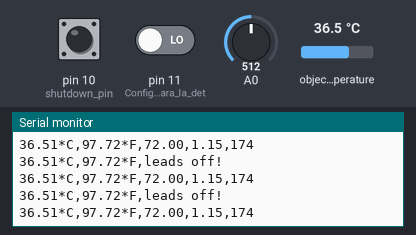
Bench run of a sketch on a simulated Arduino Uno, built with avr-gcc and run on an emulated ATmega328P. Shown: the last lines printed to the serial monitor. The test bench sets the inputs (shaded band); at power-on: object temperature 36.5 °C, pin 10 (shutdown_pin) HIGH, pin 11 (Configuración_para_la_det) LOW, A0 = 512.

Above: at 1.2 s.
1.3 s: object temperature set to 39 °C
At 2.4 s:
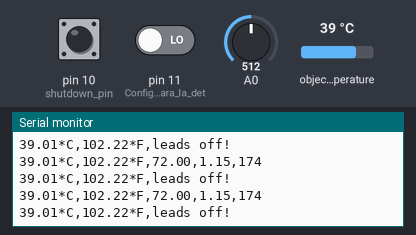
4.3 s: pin 10 (shutdown_pin) pulled LOW for 0.15 s
7.4 s: pin 10 (shutdown_pin) pulled LOW for 1 s
At 7.75 s:
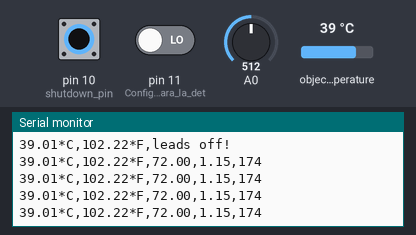
11.4 s: object temperature set to 20 °C
At 12.2 s:
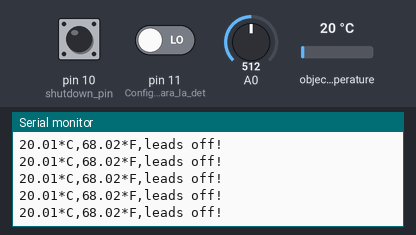
14.4 s: object temperature set to 44 °C
At 15.3 s:
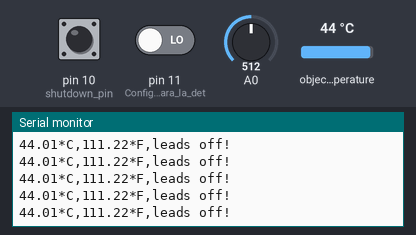
17.4 s: pin 10 (shutdown_pin) pulled HIGH for 0.15 s
At 17.79 s:
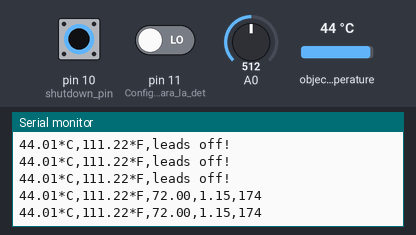
Timing chart, 0 to 20.4 s (numbered marks = the images above; inputs shaded):
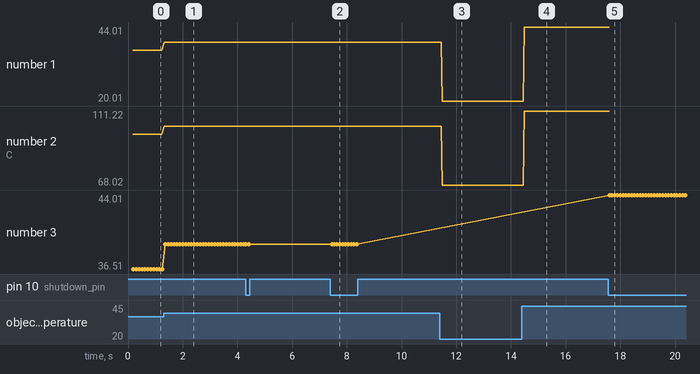

Measured:
- after the input at 1.3 s, the serial monitor: prints a new line at once (image 1)
- after the input at 11.4 s, the serial monitor: prints a new line after 0.08 s (image 3)
- after the input at 14.4 s, the serial monitor: prints a new line after 0.08 s (image 4)
- after the input at 17.4 s, the serial monitor: prints a new line after 0.22 s (image 5)
- plotted number 1: 36.51 → 39.01 after the input at 1.3 s, 39.01 → 20.01 after the input at 11.4 s, 20.01 → 44.01 after the input at 14.4 s
- plotted number 2: 97.72 → 102.22 after the input at 1.3 s, 102.22 → 68.02 after the input at 11.4 s, 68.02 → 111.22 after the input at 14.4 s
- plotted number 3: 36.51 → 39.01 after the input at 1.3 s

The sketch:

Ahora_si_pu_eta.ino
```cpp
#include <Adafruit_MLX90614.h>

Adafruit_MLX90614 mlx = Adafruit_MLX90614();

long instance1=0, timer;

double hrv =0, hr = 72, interval = 0;

int value = 0, count = 0;

bool flag = 0;

#define shutdown_pin 10

#define threshold 100 // to identify R peak

#define timer_value 10000 // 10 seconds timer to calculate hr

/////////////////////////////OXy//////////////

#include <Wire.h>
#include "MAX30105.h"
#include "spo2_algorithm.h"

MAX30105 particleSensor;

#define MAX_BRIGHTNESS 255

#if defined(__AVR_ATmega328P__) || defined(__AVR_ATmega168__)
//Arduino Uno doesn't have enough SRAM to store 100 samples of IR led data and red led data in 32-bit format
//To solve this problem, 16-bit MSB of the sampled data will be truncated. Samples become 16-bit data.
uint16_t irBuffer[100]; //infrared LED sensor data
uint16_t redBuffer[100];  //red LED sensor data
#else
uint32_t irBuffer[100]; //infrared LED sensor data
uint32_t redBuffer[100];  //red LED sensor data
#endif

int32_t bufferLength; //data length
int32_t spo2; //SPO2 value
int8_t validSPO2; //indicator to show if the SPO2 calculation is valid
int32_t heartRate; //heart rate value
int8_t validHeartRate; //indicator to show if the heart rate calculation is valid

byte pulseLED = 12; //Must be on PWM pin
byte readLED = 13; //Blinks with each data read


void setup() {
  Serial.begin(9600);
  while (!Serial);

  Serial.println("Adafruit MLX90614 test");

  if (!mlx.begin()) {
    Serial.println("Error connecting to MLX sensor. Check wiring.");
    while (1);
  };

  Serial.print("Emissivity = "); Serial.println(mlx.readEmissivity());
  Serial.println("================================================");

  pinMode(10, INPUT); // Configuración para la detección LO +
  pinMode(11, INPUT); // Configuración para la detección LO -

  //OxySetup();
}


void loop() {


  Temp();
  ECG();


}

void Temp() {
  Serial.print(mlx.readObjectTempC()); Serial.print("*C,");
  Serial.print(mlx.readObjectTempF()); Serial.print("*F,");
  }

void ECG() {

  if((digitalRead(10) == 1)||(digitalRead(11) == 1)){

    Serial.println("leads off!");

    digitalWrite(shutdown_pin, LOW); //standby mode

    instance1 = micros();

    timer = millis();

  }

  else {

    digitalWrite(shutdown_pin, HIGH); //normal mode

    value = analogRead(A0);

    value = map(value, 250, 400, 0, 100); //to flatten the ecg values a bit

    if((value > threshold) && (!flag)) {

      count++;

      Serial.println("in");

      flag = 1;

      interval = micros() - instance1; //RR interval

      instance1 = micros();

    }

    else if((value < threshold)) {

      flag = 0;

    }

    if ((millis() - timer) > 10000) {

      hr = count*6;

      timer = millis();

      count = 0;

    }

    hrv = hr/60 - interval/1000000;

    Serial.print(hr);

    Serial.print(",");

    Serial.print(hrv);

    Serial.print(",");

    Serial.println(value);

    delay(100);

  }

}

void OxySetup() {
  pinMode(pulseLED, OUTPUT);
  pinMode(readLED, OUTPUT);

  // Initialize sensor
  if (!particleSensor.begin(Wire, I2C_SPEED_FAST)) //Use default I2C port, 400kHz speed
  {
    Serial.println(F("MAX30105 was not found. Please check wiring/power."));
    while (1);
  }

  //Serial.println(F("Attach sensor to finger with rubber band. Press any key to start conversion"));
  //while (Serial.available() == 0) ; //wait until user presses a key
  Serial.read();

  byte ledBrightness = 60; //Options: 0=Off to 255=50mA
  byte sampleAverage = 4; //Options: 1, 2, 4, 8, 16, 32
  byte ledMode = 2; //Options: 1 = Red only, 2 = Red + IR, 3 = Red + IR + Green
  byte sampleRate = 100; //Options: 50, 100, 200, 400, 800, 1000, 1600, 3200
  int pulseWidth = 411; //Options: 69, 118, 215, 411
  int adcRange = 4096; //Options: 2048, 4096, 8192, 16384

  particleSensor.setup(ledBrightness, sampleAverage, ledMode, sampleRate, pulseWidth, adcRange); //Configure sensor with these settings
}
```
